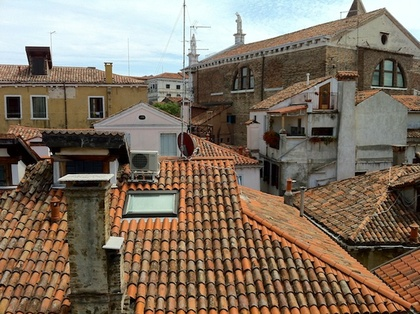
%> input picture VLFEATROOT/data/a.jpg, 420 x 314 px, shrunk from 640 x 478 before the run
$ octave --eval "result = vl_phow(imread('../../data/a.jpg'));"   (GNU Octave 9; MATLAB toolbox functions it lacks are replaced by stand-ins)
%> lines starting %> are read from the running program, lines starting %| are printed output that depends on the picture
### VLFEATROOT/toolbox/misc/vl_argparse.m
function [conf, args] = vl_argparse(conf, args, varargin)
% VL_ARGPARSE  Parse list of parameter-value pairs
%   CONF = VL_ARGPARSE(CONF, ARGS) updates the structure CONF based on
%   the specified parameter-value pairs ARGS={PAR1, VAL1, ... PARN,
%   VALN}. The function produces an error if an unknown parameter name
%   is passed in.
%
%   [CONF, ARGS] = VL_ARGPARSE(CONF, ARGS) copies any parameter in
%   ARGS that does not match CONF back to ARGS instead of producing an
%   error.
%
%   Example::
%     The function can be used to parse a list of arguments
%     passed to a MATLAB functions:
%
%       function myFunction(x,y,z,varargin)
%       conf.parameterName = defaultValue ;
%       conf = vl_argparse(conf, varargin)
%
%     If only a subset of the options should be parsed, for example
%     because the other options are interpreted by a subroutine, then
%     use the form
%
%      [conf, varargin] = vl_argparse(conf, varargin)
%
%     that copies back to VARARGIN any unknown parameter.
%
%   See also: VL_OVERRIDE(), VL_HELP().

% Authors: Andrea Vedaldi

% AUTORIGHTS
% Copyright (C) 2007-10 Andrea Vedaldi and Brian Fulkerson
%
% This file is part of VLFeat, available under the terms of the
% GNU GPLv2, or (at your option) any later version.

if ~isstruct(conf), error('CONF must be a structure') ; end

if length(varargin) > 0, args = {args, varargin{:}} ; end

remainingArgs = {} ;
names = fieldnames(conf) ;

if mod(length(args),2) == 1
  error('Parameter-value pair expected (missing value?).') ;
end

for ai = 1:2:length(args)
  paramName = args{ai} ;
  value = args{ai+1} ;
  if isfield(conf,paramName)
    conf.(paramName) = value ;
  else
    % try case-insensitive
    i = find(strcmpi(paramName, names)) ;
    if isempty(i)
      if nargout < 2
        error('Unknown parameter ''%s''.', paramName) ;
      else
        remainingArgs(end+1:end+2) = args(ai:ai+1) ;
      end
    else
      conf.(names{i}) = value ;
    end
  end
end
%> after the loop, conf = {verbose false, fast true, sizes [4 6 8 10], step 2, floatdescriptors false, magnif 6}; remainingArgs = {}

args = remainingArgs ;
%> args = {}

### VLFEATROOT/toolbox/sift/vl_phow.m
function [frames, descrs] = vl_phow(im, varargin)
% VL_PHOW  Extract PHOW features
%   [FRAMES, DESCRS] = VL_PHOW(IM) extracts PHOW features from the
%   image IM. This function is a wrapper around VL_DSIFT() and
%   VL_IMSMOOTH().
%
%   The PHOW descriptors where introduced in [1]. By default,
%   VL_PHOW() computes the gray-scale variant of the descriptor.  The
%   COLOR option can be used to compute the color variant instead.
%
%   Verbose:: [false]
%     Set to true to turn on verbose output.
%
%   Sizes:: [[4 6 8 10]]
%     Scales at which the dense SIFT features are extracted. Each
%     value is used as bin size for the VL_DSIFT() function.
%
%   Fast:: [true]
%     Set to false to turn off the fast SIFT features computation by
%     VL_DSIFT().
%
%   Step:: [2]
%     Step (in pixels) of the grid at which the dense SIFT features
%     are extracted.
%
%   Color:: [GRAY]
%     Choose between GRAY (PHOW-gray), RGB, HSV, and OPPONENT
%     (PHOW-color).
%
%   ContrastThreshold:: [0.005]
%     Contrast threshold below which SIFT features are mapped to
%     zero. The input image is scaled to have intensity range in [0,1]
%     (rather than [0,255]) and this value is compared to the
%     descriptor norm as returned by VL_DSIFT().
%
%   WindowSize:: [1.5]
%     Size of the Gaussian window in units of spatial bins.
%
%   Magnif:: [6]
%     The image is smoothed by a Gaussian kernel of standard deviation
%     SIZE / MAGNIF.
%
%   FloatDescriptors:: [false]
%     If set to TRUE, the descriptors are returned in floating point
%     format.
%
%   See also: VL_DSIFT(), VL_HELP().

% AUTORIGHTS
% Copyright (C) 2007-10 Andrea Vedaldi and Brian Fulkerson
%
% This file is part of VLFeat, available under the terms of the
% GNU GPLv2, or (at your option) any later version.

% -------------------------------------------------------------------
%                                                 Parse the arguments
% -------------------------------------------------------------------

  opts.verbose = false ;
  opts.fast = true ;
  opts.sizes = [4 6 8 10] ;
  opts.step = 2 ;
  opts.color = 'gray' ;
  opts.floatdescriptors = false ;
  opts.magnif = 6 ;
  opts.windowsize = 1.5 ;
  opts.contrastthreshold = 0.005 ;
  opts = vl_argparse(opts,varargin) ;
%> opts has the same summary as conf in vl_argparse

  dsiftOpts = {'norm', 'windowsize', opts.windowsize} ;
%> dsiftOpts = {'norm', 'windowsize', 1.5}
  if opts.verbose, dsiftOpts{end+1} = 'verbose' ; end
  if opts.fast, dsiftOpts{end+1} = 'fast' ; end
  if opts.floatdescriptors, dsiftOpts{end+1} = 'floatdescriptors' ; end
  dsiftOpts(end+(1:2)) = {'step', opts.step} ;

% -------------------------------------------------------------------
%                                                Extract the features
% -------------------------------------------------------------------


  % standarize the image
  imageSize = [size(im,2) ; size(im,1)] ;
%> imageSize = [420; 314]
  if strcmp(lower(opts.color), 'gray')
    numChannels = 1 ;
    if size(im,3) > 1, im = rgb2gray(im) ; end
%> after `im = rgb2gray(im)`:
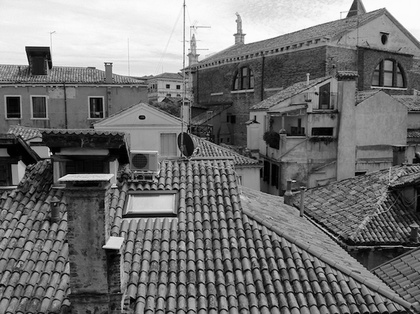
%> im: size 314x420 uint8; min 0, max 255, mean 115.6
  else
    numChannels = 3 ;
    if size(im,3) == 1, im = cat(3, im, im, im) ; end
    switch lower(opts.color)
      case 'rgb'
      case 'opponent'
        % Note that the mean differs from the standard definition of opponent
        % space and is the regular intesity (for compatibility with
        % the contrast thresholding).
        %
        % Note also that the mean is added pack to the other two
        % components with a small multipliers for monochromatic
        % regions.
        mu = 0.3*im(:,:,1) + 0.59*im(:,:,2) + 0.11*im(:,:,3) ;
        alpha = 0.01 ;
        im = cat(3, mu, ...
                 (im(:,:,1) - im(:,:,2))/sqrt(2) + alpha*mu, ...
                 (im(:,:,1) + im(:,:,2) - 2*im(:,:,3))/sqrt(6) + alpha*mu) ;
      case 'hsv'
        im = rgb2hsv(im) ;
      otherwise
        opts.color = 'hsv' ;
        warning('Color space not recongized, defaulting to HSV color space.') ;
    end
  end

  if opts.verbose
    fprintf('%s: color space: %s\n', mfilename, opts.color) ;
    fprintf('%s: image size: %d x %d\n', mfilename, imageSize(1), imageSize(2)) ;
    fprintf('%s: sizes: [%s]\n', mfilename, sprintf(' %d', opts.sizes)) ;
  end

  for si = 1:length(opts.sizes)

    % Recall from VL_DSIFT() that the first descriptor for scale SIZE has
    % center located at XC = XMIN + 3/2 SIZE (the Y coordinate is
    % similar). It is convenient to align the descriptors at different
    % scales so that they have the same geometric centers. For the
    % maximum size we pick XMIN = 1 and we get centers starting from
    % XC = 1 + 3/2 MAX(OPTS.SIZES). For any other scale we pick XMIN so
    % that XMIN + 3/2 SIZE = 1 + 3/2 MAX(OPTS.SIZES).
    %
    % In pracrice, the offset must be integer ('bounds'), so the
    % alignment works properly only if all OPTS.SZES are even or odd.

    off = floor(1 + 3/2 * (max(opts.sizes) - opts.sizes(si))) ;

    % smooth the image to the appropriate scale based on the size
    % of the SIFT bins
    sigma = opts.sizes(si) / opts.magnif ;
    ims = vl_imsmooth(im, sigma) ;

    % extract dense SIFT features from all channels
    for k = 1:numChannels
      [f{k}, d{k}] = vl_dsift(...
        ims(:,:,k), ...
        dsiftOpts{:},  ...
        'size', opts.sizes(si), ...
        'bounds', [off off +inf +inf]) ;
    end

    % remove low contrast descriptors
    % note that for color descriptors the V component is
    % thresholded
    switch opts.color
      case {'gray', 'opponent'}
        contrast = f{1}(3,:) ;
      case 'rgb'
        contrast = mean([f{1}(3,:) ; f{2}(3,:) ; f{3}(3,:)],1) ;
      otherwise % hsv
        contrast = f{3}(3,:) ;
    end
    for k = 1:numChannels
      d{k}(:, contrast < opts.contrastthreshold) = 0 ;
    end

    % save only x,y, and the scale
    frames{si} = [f{1}(1:3, :) ; opts.sizes(si) * ones(1,size(f{1},2))] ;
    descrs{si} = cat(1, d{:}) ;
  end
%> this loop made 1 pass
%> (off, sigma) on pass 1: (10, 0.667)
  descrs = cell2mat(descrs) ;
  frames = cell2mat(frames) ;
end
%> (the run ends here)

$ run again, on VLFEATROOT/data/b.jpg
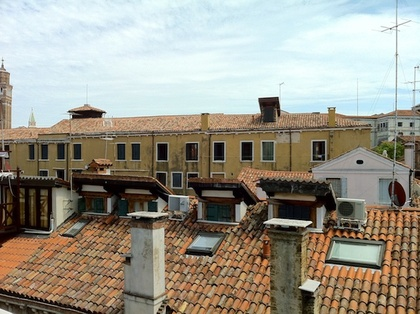
%> input picture VLFEATROOT/data/b.jpg, 420 x 314 px, shrunk from 640 x 478 before the run
%> after the loop in vl_argparse, `for ai = 1:2:length(args)`: conf = {verbose false, fast true, sizes [4 6 8 10], step 2, floatdescriptors false, magnif 6}; remainingArgs = {}
%> opts has the same summary as conf in vl_argparse
%> dsiftOpts = {'norm', 'windowsize', 1.5}
%> in vl_phow, `im = rgb2gray(im)`:
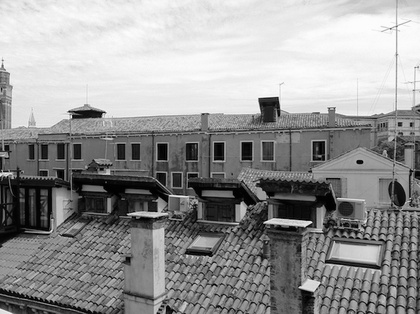
%> im: size 314x420 uint8; min 0, max 254, mean 149.4
%> the loop in vl_phow, `for si = 1:length(opts.sizes)` made 1 pass
%> (off, sigma) on pass 1: (10, 0.667)

$ run again, on VLFEATROOT/data/river1.jpg
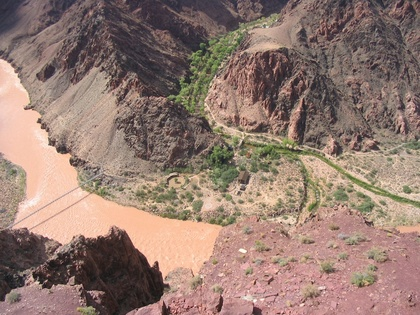
%> input picture VLFEATROOT/data/river1.jpg, 420 x 315 px, shrunk from 1024 x 768 before the run
%> after the loop in vl_argparse, `for ai = 1:2:length(args)`: conf = {verbose false, fast true, sizes [4 6 8 10], step 2, floatdescriptors false, magnif 6}; remainingArgs = {}
%> opts has the same summary as conf in vl_argparse
%> dsiftOpts = {'norm', 'windowsize', 1.5}
%> in vl_phow, `im = rgb2gray(im)`:
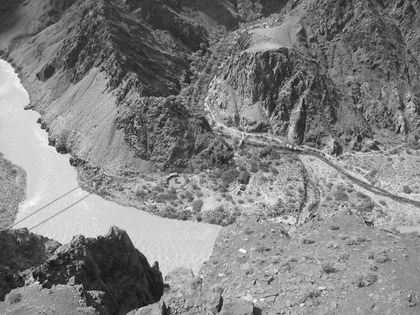
%> im: size 315x420 uint8; min 17, max 250, mean 129.8
%> the loop in vl_phow, `for si = 1:length(opts.sizes)` made 1 pass
%> (off, sigma) on pass 1: (10, 0.667)

$ run again, on VLFEATROOT/data/river2.jpg
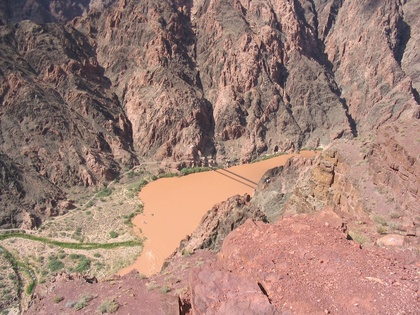
%> input picture VLFEATROOT/data/river2.jpg, 420 x 315 px, shrunk from 1024 x 768 before the run
%> after the loop in vl_argparse, `for ai = 1:2:length(args)`: conf = {verbose false, fast true, sizes [4 6 8 10], step 2, floatdescriptors false, magnif 6}; remainingArgs = {}
%> opts has the same summary as conf in vl_argparse
%> dsiftOpts = {'norm', 'windowsize', 1.5}
%> in vl_phow, `im = rgb2gray(im)`:
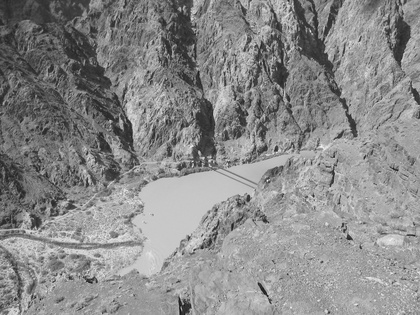
%> im: size 315x420 uint8; min 13, max 247, mean 137.8
%> the loop in vl_phow, `for si = 1:length(opts.sizes)` made 1 pass
%> (off, sigma) on pass 1: (10, 0.667)
